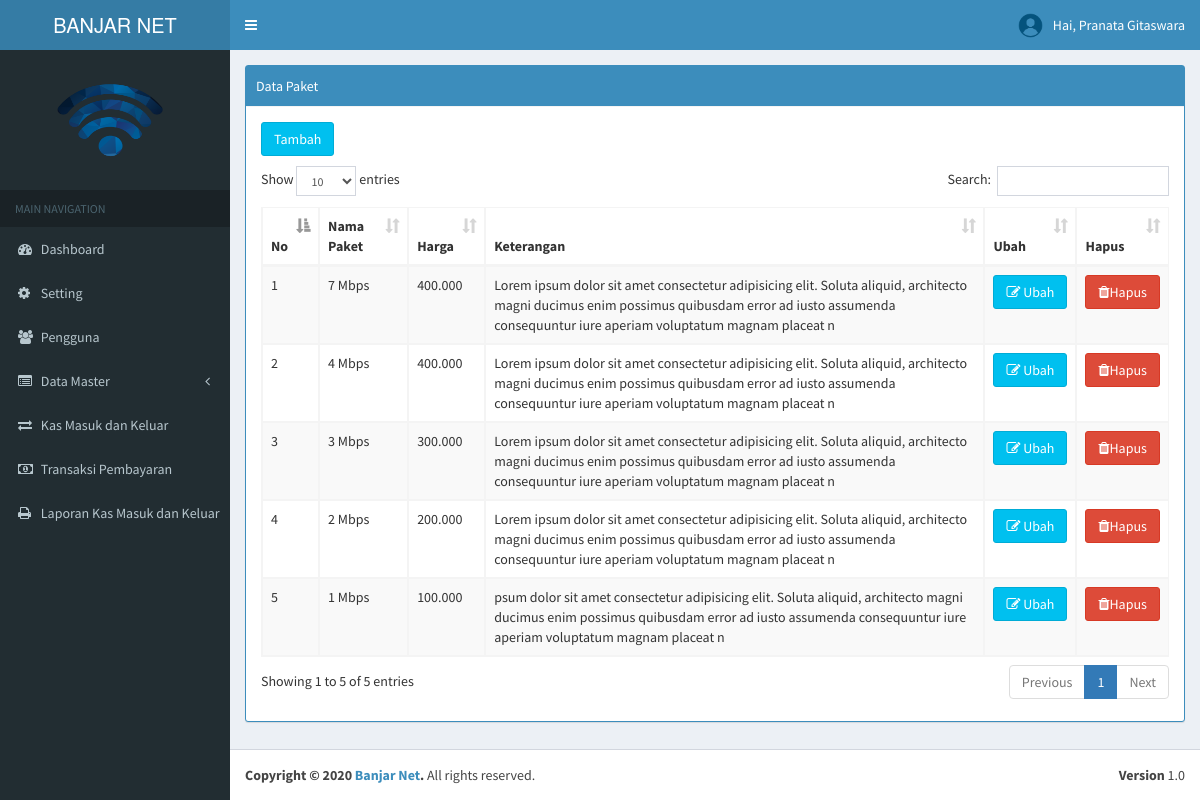
/index.php?page=paket (signed in), run on the app's committed database.
### tables this page shows
CREATE TABLE `tb_user` (
  `id` int(11) NOT NULL,
  `username` varchar(100) NOT NULL,
  `nama_user` varchar(255) NOT NULL,
  `password` varchar(100) NOT NULL,
  `level` varchar(30) NOT NULL,
  `foto` varchar(255) NOT NULL,
  `id_pelanggan` int(11) NOT NULL
);

CREATE TABLE `tb_profile` (
  `nama_sekolah` varchar(255) NOT NULL,
  `alamat` text NOT NULL,
  `telpon` varchar(20) NOT NULL,
  `website` varchar(100) NOT NULL,
  `kota` varchar(100) NOT NULL,
  `bendahara` varchar(100) NOT NULL,
  `nip` varchar(30) NOT NULL,
  `foto` varchar(255) NOT NULL,
  `ktu` varchar(255) NOT NULL,
  `nip_ktu` varchar(30) NOT NULL
);

CREATE TABLE `tb_paket` (
  `id_paket` int(11) NOT NULL,
  `nama_paket` varchar(255) NOT NULL,
  `harga` int(11) NOT NULL,
  `keterangan_paket` varchar(200) NOT NULL
);

### page/paket/paket.php (the view, shortened to what this page needs)
<?php if ($_SESSION['admin']) { ?>
<div class="row">
    <div class="col-md-12">
        <div class="box box-primary box-solid">
            <div class="box-header with-border">
                 Data Paket
            </div>
            <div class="panel-body">
                <div class="table-responsive">
                    <table class="table table-striped table-bordered table-hover" id="example1">
               <button type="button" class="btn btn-info" style="margin-bottom: 10px;" data-toggle="modal" data-target="#modal-default">
               Tambah
              </button>
                <thead>
                <tr>
                  <th>No</th>
                  <th>Nama Paket</th>
                  <th>Harga</th>
                  <th>Keterangan</th>
                  <th>Ubah</th>
                  <th>Hapus</th>
                </tr>
                </thead>
                <tbody>
                	<?php
                			$no = 1;
                			$sql = $koneksi->query("select * from tb_paket order by id_paket desc");
                			while ($data = $sql->fetch_assoc()) {
                	 ?>
                <tr>
                  <td><?php echo $no++; ?></td>
                  <td><?php echo $data['nama_paket'] ?></td>
                  <td><?php echo number_format($data['harga'],0,",",".") ?></td>
                  <td><?php echo $data['keterangan_paket'] ?></td>
                  <td>
                    <a href="#" type="button" class="btn btn-info" data-toggle="modal" data-target="#mymodal<?php echo $data['id_paket']; ?>"><i class="fa fa-edit"></i> Ubah</a>
                  </td>
                  <td>
                  <a onclick="return confirm('Apakah Anda Yakin Mengahpus Data Ini')" href="?page=paket&aksi=hapus&id=<?php echo $data['id_paket'] ;?>" class="btn btn-danger" title=""><i class="fa fa-trash"></i>Hapus</a>
                  </td>
                </tr>
                  <div class="modal fade" id="mymodal<?php echo $data['id_paket']; ?>">
                <?php } ?>
            </tbody>
        </table>
    </div>
</div>
</div>
<?php } else{
    echo "Anda Tidak Berhak Mengakses Halaman Ini";
  } ?>

### index.php (shortened to what this page needs)
<?php
	 include "include/koneksi.php";
 if ($_SESSION['admin'] || $_SESSION['user']) {
?>
<!DOCTYPE html>
<html>
<head>
  <link rel="stylesheet" href="bootstrap/css/bootstrap.min.css">
  <link rel="stylesheet" href="https://cdnjs.cloudflare.com/ajax/libs/font-awesome/4.5.0/css/font-awesome.min.css">
  <link rel="stylesheet" href="https://cdnjs.cloudflare.com/ajax/libs/ionicons/2.0.1/css/ionicons.min.css">
   <link rel="stylesheet" href="plugins/datatables/dataTables.bootstrap.css">
  <link rel="stylesheet" href="dist/css/AdminLTE.min.css">
   <link rel="stylesheet" href="plugins/select2/select2.min.css">
  <link rel="stylesheet" href="dist/css/skins/_all-skins.min.css">
  <link rel="stylesheet" type="text/css" href="sw/dist/sweetalert.css">
</head>
<body class="hold-transition skin-blue sidebar-mini">
<div class="wrapper">
  <header class="main-header">
    <a href="#" class="logo">
      BANJAR NET
    </a>
    <nav class="navbar navbar-static-top">
      <a href="#" class="sidebar-toggle" data-toggle="offcanvas" role="button">
      </a>
      <?php
            if ($_SESSION['admin']) {
              $user = $_SESSION['admin'];
            }elseif ($_SESSION['user']) {
             $user = $_SESSION['user'];
            }
            $sql_user = $koneksi->query("select * from tb_user where id='$user'");
            $data_user = $sql_user->fetch_assoc();
             $nama = $data_user['nama_user'];
       ?>
      <div class="navbar-custom-menu">
        <ul class="nav navbar-nav">
          <li class="dropdown user user-menu">
            <a href="#" class="dropdown-toggle" data-toggle="dropdown">
              <img src="images/<?php echo $data_user['foto'] ?>" class="user-image" alt="User Image">
              <span class="hidden-xs">Hai, <?php echo $nama ?></span>
            </a>
          </li>
      </div>
    </nav>
  </header>
  	<?php include "include/menu.php"; ?>
     <div class="content-wrapper">
    <section class="content-header">
      <?php include "include/isi.php"; ?>
    </section>
  </div>
  <footer class="main-footer">
    <div class="pull-right hidden-xs">
      <b>Version</b> 1.0
    </div>
    <strong>Copyright &copy; 2020 <a href="http://almsaeedstudio.com">Banjar Net</a>.</strong> All rights
    reserved.
  </footer>
</div>
</body>
</html>
<?php
      }else{
        header("location:dashboard.php");
      }
 ?>

### include/menu.php (shortened to what this page needs)
 <?php
    $sql2 = $koneksi->query("select * from tb_profile ");
    $data1 = $sql2->fetch_assoc();
 ?>
 <aside class="main-sidebar">
    <section class="sidebar">
<div class="user-panel">
  <div>
  <img style="margin-left:30px" src="images/<?php echo $data1['foto'] ?>" width="140" height="120" >
  </div>
  <div class="pull-left info">
  </div>
</div>
<ul class="sidebar-menu" data-widget="tree">
  <li class="header">MAIN NAVIGATION</li>
          <?php  if ($_SESSION['admin']){ ?>
            <li class="<?php echo $aktifHome; ?>"><a href="index.php"><i class="fa fa-dashboard"></i> Dashboard</a></li>
             <li class="<?php echo $aktifprofile; ?>"><a href="?page=profile"><i class="fa fa-gear"></i> Setting </a></li>
            <li class="<?php echo $aktifAdmin; ?>"><a href="?page=pengguna"><i class="fa fa-users"></i> Pengguna</a></li>
            <li class="treeview <?php echo $aktifA; ?>">
              <a href="#">
                <i class="fa fa-list-alt"></i> <span>Data Master</span>
                <span class="pull-right-container">
                  <i class="fa fa-angle-left pull-right"></i>
                </span>
              </a>
            </li>
            <li class="<?php echo $aktifB2; ?>"><a href="?page=kas"><i class="fa fa-exchange"></i>  Kas Masuk dan Keluar</a></li>
            <li><a href="?page=transaksi"><i class="fa fa-money"></i> Transaksi Pembayaran</a></li>
             <li><a href="?page=laporan"><i class="fa fa-print"></i> Laporan Kas Masuk dan  Keluar </a></li>
             <?php } ?>
      </ul>
    </section>
  </aside>

### data on the page
tb_user: foto (picture), nama_user "Pranata Gitaswara"
tb_profile: foto (picture)
tb_paket: nama_paket "7 Mbps", harga "400.000", keterangan_paket "Lorem ipsum dolor sit amet consectetur adipisicing elit. Soluta aliquid, architecto magni ducimus enim possimus quibusdam error ad iusto assumenda consequuntur iure aperiam voluptatum magnam placeat n"
tb_paket: nama_paket "4 Mbps", harga "400.000", keterangan_paket "Lorem ipsum dolor sit amet consectetur adipisicing elit. Soluta aliquid, architecto magni ducimus enim possimus quibusdam error ad iusto assumenda consequuntur iure aperiam voluptatum magnam placeat n"
tb_paket: nama_paket "3 Mbps", harga "300.000", keterangan_paket "Lorem ipsum dolor sit amet consectetur adipisicing elit. Soluta aliquid, architecto magni ducimus enim possimus quibusdam error ad iusto assumenda consequuntur iure aperiam voluptatum magnam placeat n"
tb_paket: nama_paket "2 Mbps", harga "200.000", keterangan_paket "Lorem ipsum dolor sit amet consectetur adipisicing elit. Soluta aliquid, architecto magni ducimus enim possimus quibusdam error ad iusto assumenda consequuntur iure aperiam voluptatum magnam placeat n"
tb_paket: nama_paket "1 Mbps", harga "100.000", keterangan_paket "psum dolor sit amet consectetur adipisicing elit. Soluta aliquid, architecto magni ducimus enim possimus quibusdam error ad iusto assumenda consequuntur iure aperiam voluptatum magnam placeat n"
